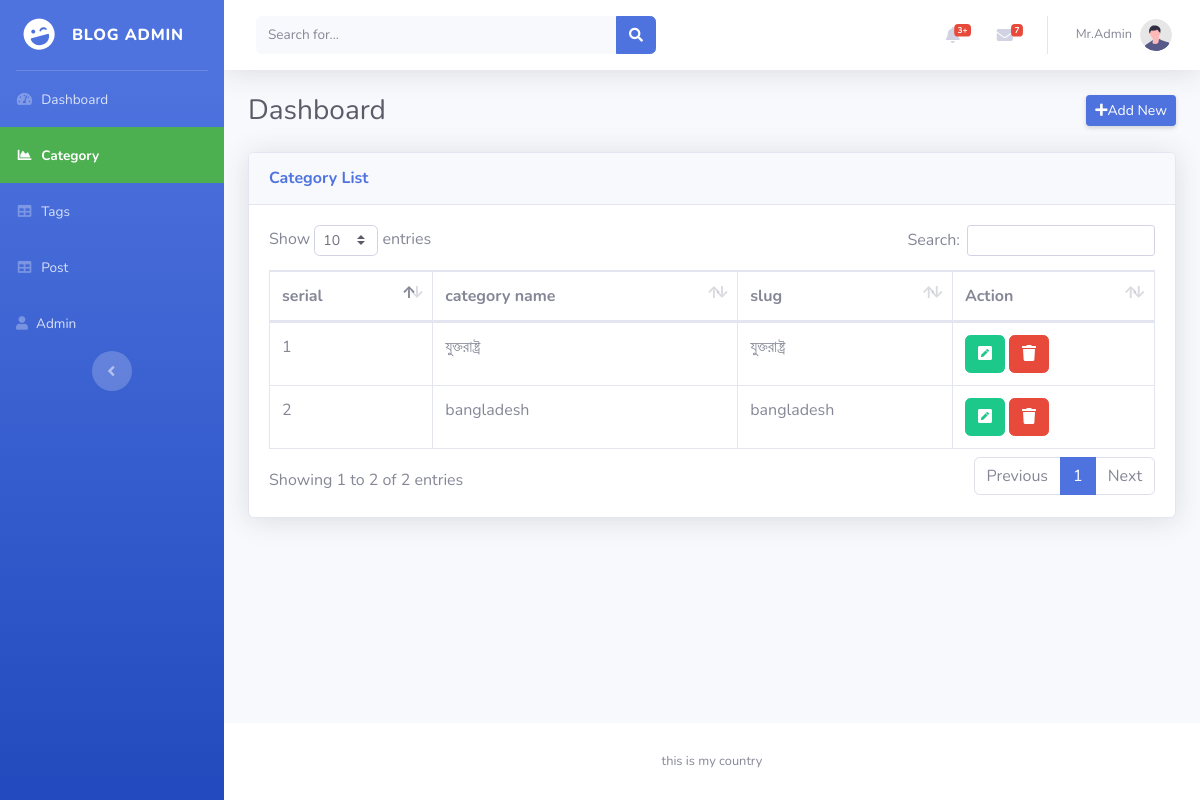
Page /Admin/category.php (signed in) on the committed database.
### tables this page shows
CREATE TABLE `category` (
  `id` int NOT NULL,
  `name` varchar(255) NOT NULL,
  `slug` varchar(255) NOT NULL
);

### Admin/category.php (the view, shortened to what this page needs)
<?php
include "layout/head.php";
?>
    <div id="wrapper">
        <?php
        include "layout/sidebar.php";
        ?>
        <div id="content-wrapper" class="d-flex flex-column">
            <div id="content">
             <?php include "layout/topbar.php"?>
                <div class="container-fluid">
                    <div class="d-sm-flex align-items-center justify-content-between mb-4">
                        <h1 class="h3 mb-0 text-gray-800">Dashboard</h1>
                        <a href="categoryCreate.php" class="d-none d-sm-inline-block btn btn-sm btn-primary shadow-sm"><i
                                class="fas fa-plus"></i>Add New</a>
                    </div>
                         <div class="card shadow mb-4">
                        <div class="card-header py-3">
                            <h6 class="m-0 font-weight-bold text-primary">Category List</h6>
                        </div>
                        <div class="card-body">
                            <div class="table-responsive">
                                <table class="table table-bordered" id="dataTable" width="100%" cellspacing="0">
                                    <thead>
                                        <tr>
                                        <th>serial</th>
                                        <th>category name</th>
                                        <th>slug</th>
                                        <th>Action</th>
                                        </tr>
                                    </thead>
                                    <tbody>
<?php
$sql = "SELECT * FROM category";
$stmt = $conn->query($sql);
$categories = $stmt->fetchAll(PDO::FETCH_OBJ);
if($categories != null){
    foreach($categories as $key=> $category){?>
<tr>
            <td><?php echo $key+1; ?></td>
            <td><?php echo $category->name ;?> </td>
            <td><?php echo $category->slug ;?> </td>
            <td>
            <a href="categoryEdit.php?id=<?php echo $category->id?>"><button class="btn btn-success"><i class="fa fa-pen-square"></i></button></a>
            <a href="categorydelete.php?id=<?php echo $category->id?>" onclick="return confirm('Are you sure to Delete')" class="btn btn-danger">
            <i class="fa fa-trash"></i></a>
            </td>
        </tr>
<?php
}
}
?>
                                    </tbody>
                                </table>
                            </div>
                        </div>
                    </div>
                </div>
            </div>
            <footer class="sticky-footer bg-white">
                <div class="container my-auto">
                    <div class="copyright text-center my-auto">
                        <span>this is my country</span>
                    </div>
                </div>
            </footer>
        </div>
    </div>
 <?php
include "layout/footer.php";
 ?>

### rows in the picture
category: name "যুক্তরাষ্ট্র", slug "যুক্তরাষ্ট্র"
category: name "bangladesh", slug "bangladesh"

### other values in the picture
$_SESSION['name'] "Mr.Admin"
